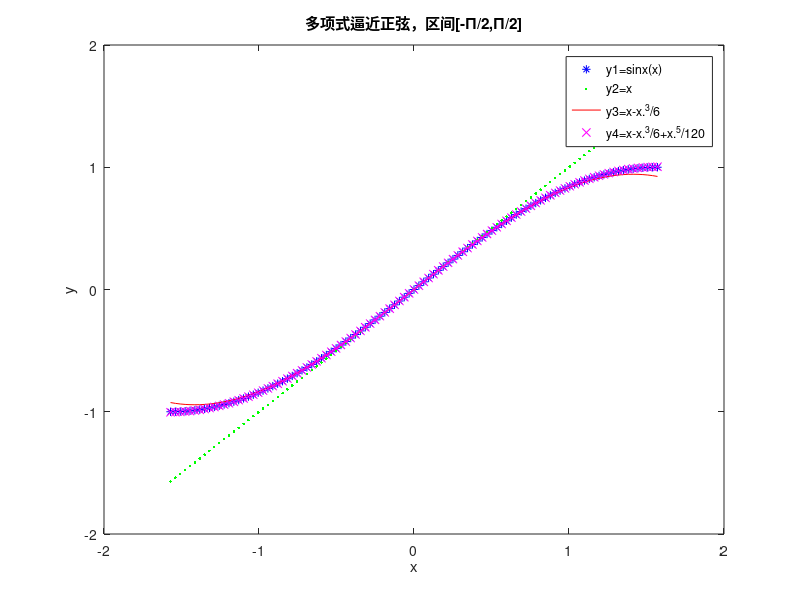

This chart was generated by the following MATLAB code:
clc;
clear;
length = pi/2;
step = pi/100;
x = -length : step : length;
y1 = sin(x);
y2 = x;
y3 = y2 - x.^3/6;
y4 = y3 + x.^5/120;
plot(x,y1, 'b*', x, y2, 'g.', x, y3, 'r-', x, y4, 'mx');
title('多项式逼近正弦，区间[-Π/2,Π/2]'); %在图形上面显示名字
legend('y1=sinx(x)', 'y2=x', 'y3=x-x.^3/6', 'y4=x-x.^3/6+x.^5/120');
xlabel('x'); %显示横坐标名字注意
ylabel('y');